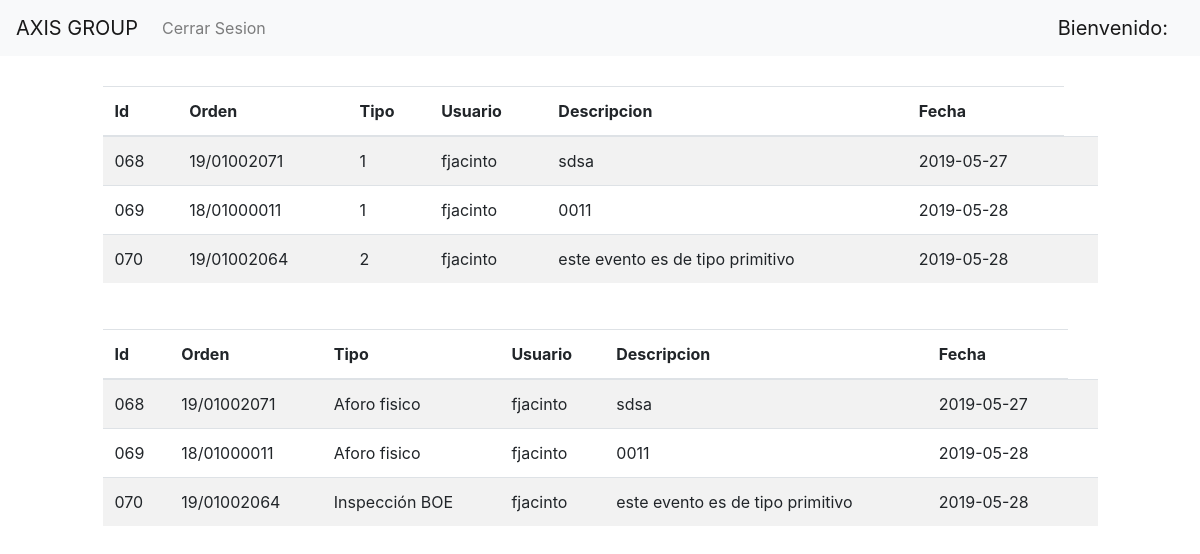
Screenshot of /listado.php with the database file from the repository.
### tables this page shows
CREATE TABLE `ordenes` (
  `id` int(11) NOT NULL,
  `orden` varchar(20) NOT NULL,
  `tipo` int(20) NOT NULL,
  `usuario` varchar(20) NOT NULL,
  `descripcion` varchar(100) NOT NULL,
  `fecha` date NOT NULL,
  `booking` varchar(30) DEFAULT NULL,
  `cliente` varchar(100) DEFAULT NULL,
  `cantidad_imagenes` int(11) DEFAULT NULL
);

CREATE TABLE `evento` (
  `id` int(11) NOT NULL,
  `nombre` varchar(30) NOT NULL,
  `estado` char(1) NOT NULL
);

### includes/config.php (called while the page is built, shortened)
<?php
function conexion(){
	$server="localhost";
	$usuario="root";
	$pass="";
	$bd = "axis";
	$cn=mysqli_connect($server,$usuario,$pass);
	mysqli_select_db($cn,$bd);
	mysqli_set_charset($cn,"utf8");
	return $cn;
}
function f_select($campos,$tabla,$donde,$agrupado,$order){
	$conexion=conexion();
	if(empty($donde)){
		$s="select $campos from $tabla $agrupado $order";
	}else{
		$s="select $campos from $tabla where $donde $agrupado $order";
	}
	$r=mysqli_query($conexion,$s);
	return $r;
}
function f_select_union($campos,$tabla1,$tabla2,$donde,$agrupado,$order){
	$conexion=conexion();
	if(empty($donde)){
		$s="select $campos from $tabla1 as o inner join $tabla2 as e  on o.tipo = e.id ";
	}else{
		$s="select $campos from $tabla1 as o inner join $tabla2 as e where $donde $agrupado $order";
	}
	$r=mysqli_query($conexion,$s);
	return $r;
}
?>

### listado.php (the view, shortened to what this page needs)
<!DOCTYPE html>
<html>
<head>
	<link rel="stylesheet" type="text/css" href="css/bootstrap/bootstrap.min.css">
</head>
<body>
	<?php
	include("includes/menu.php");
	include("includes/config.php");
	?>
	<div class="row">
		<div class="col-lg-10 col-xm-6 col-centrada table-responsive">
			<table class="table table-striped ">
				<thead>
					<tr>
						<th scope="col">Id</th>
						<th scope="col">Orden</th>
						<th scope="col">Tipo</th>
						<th scope="col">Usuario</th>
						<th scope="col">Descripcion</th>
						<th scope="col">Fecha</th>
					</tr>
				</thead>
				<?php
				$campo_15="(select lpad(id, 3, 0)), orden, tipo, usuario, descripcion, fecha";
				$tabla_15 = "ordenes";
				$donde_15 = "";
				$grupo_15 = "";
				$orden_15 = "";
				$array_15 = f_select($campo_15,$tabla_15,$donde_15,$grupo_15,$orden_15);
                ?>
                <tbody>
				<?php while($lista_15 = mysqli_fetch_array($array_15)){ ?>
					     <tr>
					        <td><?=$lista_15[0]?></th>
					        <td><?=$lista_15[1]?></th>
					        <td><?=$lista_15[2]?></th>
					        <td><?=$lista_15[3]?></th>
					        <td><?=$lista_15[4]?></th>
					        <td><?=$lista_15[5]?></th>
					        <td></td>
					     </tr>
				    <?php }?>
				</tbody>
			</table>
		</div>
	</div>
	<div class="row">
		<div class="col-lg-10 col-xm-6 col-centrada table-responsive">
			<table class="table table-striped ">
				<thead>
					<tr>
						<th scope="col">Id</th>
						<th scope="col">Orden</th>
						<th scope="col">Tipo</th>
						<th scope="col">Usuario</th>
						<th scope="col">Descripcion</th>
						<th scope="col">Fecha</th>
					</tr>
				</thead>
				<?php
				$campo_15="(select lpad(o.id, 3, 0)), o.orden, e.nombre , o.usuario, o.descripcion, o.fecha";
				$tabla1 = "ordenes";
				$tabla2="evento";
				$donde_15 = "";
				$grupo_15 = "";
				$orden_15 = "";
				$array_15=f_select_union($campo_15,$tabla1,$tabla2,$donde_15,$grupo_15,$orden_15);
                ?>
                <tbody>
				<?php while($lista_15 = mysqli_fetch_array($array_15)){ ?>
					     <tr>
					        <td><?=$lista_15[0]?></th>
					        <td><?=$lista_15[1]?></th>
					        <td><?=$lista_15[2]?></th>
					        <td><?=$lista_15[3]?></th>
					        <td><?=$lista_15[4]?></th>
					        <td><?=$lista_15[5]?></th>
					        <td></td>
					     </tr>
				    <?php }?>
				</tbody>
			</table>
		</div>
	</div>
</body>
</html>

### includes/menu.php (shortened to what this page needs)
<!DOCTYPE html>
<html>
<head>
	<link rel="stylesheet" type="text/css" href="css/bootstrap/bootstrap.min.css">
</head>
<body>
<nav class="navbar navbar-expand-lg navbar-light bg-light">
  <a class="navbar-brand" href="#">AXIS GROUP</a>
  <div class="collapse navbar-collapse" id="navbarSupportedContent">
    <ul class="navbar-nav mr-auto">
      <li class="nav-item">
        <a class="nav-link" href="cerrar-sesion.php">Cerrar Sesion</a>
      </li>
    </ul>
    <a class="navbar-brand" href="#"> <?php  if ($_SESSION["tipo_usuario"]!=5){
       echo "Bienvenido: ".$_SESSION["usuario"];
      }
        ?>
    </a>
  </div>
</nav>
</body>
</html>

### listado.php (style rules this page uses)
.col-centrada { float: none; margin: 0 auto; padding-top: 30px; }

### rows the page displays
ordenes: lista_15 "068", orden "19/01002071", tipo "1", usuario "fjacinto", descripcion "sdsa", fecha "2019-05-27", tipo.nombre "Aforo fisico"
ordenes: lista_15 "069", orden "18/01000011", tipo "1", usuario "fjacinto", descripcion "0011", fecha "2019-05-28", tipo.nombre "Aforo fisico"
ordenes: lista_15 "070", orden "19/01002064", tipo "2", usuario "fjacinto", descripcion "este evento es de tipo primitivo", fecha "2019-05-28", tipo.nombre "Inspección BOE"
